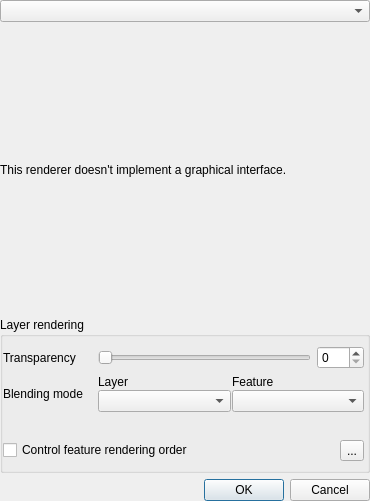
<?xml version="1.0" encoding="UTF-8"?>
<ui version="4.0">
 <class>QgsRendererPropsDialogBase</class>
 <widget class="QDialog" name="QgsRendererPropsDialogBase">
  <property name="geometry">
   <rect>
    <x>0</x>
    <y>0</y>
    <width>370</width>
    <height>501</height>
   </rect>
  </property>
  <property name="windowTitle">
   <string>Renderer settings</string>
  </property>
  <layout class="QVBoxLayout" name="verticalLayout_5">
   <property name="leftMargin">
    <number>0</number>
   </property>
   <property name="topMargin">
    <number>0</number>
   </property>
   <property name="rightMargin">
    <number>0</number>
   </property>
   <property name="bottomMargin">
    <number>0</number>
   </property>
   <item>
    <widget class="QStackedWidget" name="mainStack">
     <widget class="QWidget" name="page">
      <layout class="QVBoxLayout" name="verticalLayout_4">
       <property name="leftMargin">
        <number>0</number>
       </property>
       <property name="topMargin">
        <number>0</number>
       </property>
       <property name="rightMargin">
        <number>0</number>
       </property>
       <property name="bottomMargin">
        <number>0</number>
       </property>
       <item>
        <layout class="QVBoxLayout" name="verticalLayout_2">
         <item>
          <layout class="QHBoxLayout" name="horizontalLayout">
           <item>
            <widget class="QComboBox" name="cboRenderers"/>
           </item>
          </layout>
         </item>
         <item>
          <widget class="QStackedWidget" name="stackedWidget">
           <property name="sizePolicy">
            <sizepolicy hsizetype="Expanding" vsizetype="Preferred">
             <horstretch>4</horstretch>
             <verstretch>0</verstretch>
            </sizepolicy>
           </property>
           <widget class="QWidget" name="pageNoWidget">
            <property name="sizePolicy">
             <sizepolicy hsizetype="Expanding" vsizetype="Preferred">
              <horstretch>0</horstretch>
              <verstretch>0</verstretch>
             </sizepolicy>
            </property>
            <layout class="QVBoxLayout" name="verticalLayout">
             <property name="leftMargin">
              <number>0</number>
             </property>
             <property name="topMargin">
              <number>0</number>
             </property>
             <property name="rightMargin">
              <number>0</number>
             </property>
             <property name="bottomMargin">
              <number>0</number>
             </property>
             <item>
              <widget class="QLabel" name="label">
               <property name="text">
                <string>This renderer doesn't implement a graphical interface.</string>
               </property>
              </widget>
             </item>
            </layout>
           </widget>
          </widget>
         </item>
         <item>
          <widget class="QgsCollapsibleGroupBox" name="mLayerRenderingGroupBox">
           <property name="title">
            <string>Layer rendering</string>
           </property>
           <property name="flat">
            <bool>true</bool>
           </property>
           <property name="checkable">
            <bool>false</bool>
           </property>
           <property name="collapsed" stdset="0">
            <bool>true</bool>
           </property>
           <property name="saveCollapsedState" stdset="0">
            <bool>false</bool>
           </property>
           <layout class="QGridLayout" name="gridLayout">
            <property name="leftMargin">
             <number>0</number>
            </property>
            <property name="rightMargin">
             <number>3</number>
            </property>
            <item row="0" column="1" colspan="3">
             <layout class="QHBoxLayout" name="horizontalLayout_2">
              <item>
               <widget class="QSlider" name="mLayerTransparencySlider">
                <property name="maximum">
                 <number>100</number>
                </property>
                <property name="orientation">
                 <enum>Qt::Horizontal</enum>
                </property>
               </widget>
              </item>
              <item>
               <widget class="QSpinBox" name="mLayerTransparencySpnBx">
                <property name="maximum">
                 <number>100</number>
                </property>
               </widget>
              </item>
             </layout>
            </item>
            <item row="0" column="0">
             <widget class="QLabel" name="lblTransparency">
              <property name="text">
               <string>Transparency</string>
              </property>
             </widget>
            </item>
            <item row="1" column="0">
             <widget class="QLabel" name="lblBlend">
              <property name="text">
               <string>Blending mode</string>
              </property>
             </widget>
            </item>
            <item row="1" column="1" colspan="3">
             <layout class="QGridLayout" name="gridLayout_1">
              <property name="spacing">
               <number>1</number>
              </property>
              <property name="leftMargin">
               <number>0</number>
              </property>
              <property name="rightMargin">
               <number>0</number>
              </property>
              <item row="0" column="0">
               <widget class="QLabel" name="lblLayerBlend">
                <property name="text">
                 <string>Layer</string>
                </property>
               </widget>
              </item>
              <item row="0" column="1">
               <widget class="QLabel" name="lblFeatureBlend">
                <property name="text">
                 <string>Feature</string>
                </property>
               </widget>
              </item>
              <item row="1" column="0">
               <widget class="QgsBlendModeComboBox" name="mBlendModeComboBox">        
                <property name="sizePolicy">
                 <sizepolicy hsizetype="Expanding" vsizetype="Preferred">
                  <horstretch>4</horstretch>
                  <verstretch>0</verstretch>
                 </sizepolicy>
                </property>
               </widget>
              </item>
              <item row="1" column="1">
               <widget class="QgsBlendModeComboBox" name="mFeatureBlendComboBox">
                <property name="sizePolicy">
                 <sizepolicy hsizetype="Expanding" vsizetype="Preferred">
                  <horstretch>4</horstretch>
                  <verstretch>0</verstretch>
                 </sizepolicy>
                </property>
               </widget>
              </item>
             </layout>
            </item>
            <item row="3" column="0" colspan="4">
             <layout class="QHBoxLayout" name="horizontalLayout_3">
              <item>
               <widget class="QCheckBox" name="checkboxEnableOrderBy">
                <property name="text">
                 <string>Control feature rendering order</string>
                </property>
               </widget>
              </item>
              <item>
               <widget class="QToolButton" name="btnOrderBy">
                <property name="icon">
                 <iconset resource="../../images/images.qrc">
                  <normaloff>:/images/themes/default/sort.svg</normaloff>:/images/themes/default/sort.svg</iconset>
                </property>
                <property name="text">
                 <string>...</string>
                </property>
               </widget>
              </item>
             </layout>
            </item>
            <item row="2" column="0" colspan="4">
             <widget class="QgsEffectStackCompactWidget" name="mEffectWidget" native="true">
              <property name="minimumSize">
               <size>
                <width>16</width>
                <height>16</height>
               </size>
              </property>
             </widget>
            </item>
           </layout>
          </widget>
         </item>
         <item>
          <widget class="QDialogButtonBox" name="buttonBox">
           <property name="standardButtons">
            <set>QDialogButtonBox::Cancel|QDialogButtonBox::Ok</set>
           </property>
          </widget>
         </item>
        </layout>
       </item>
      </layout>
     </widget>
    </widget>
   </item>
  </layout>
 </widget>
 <customwidgets>
  <customwidget>
   <class>QgsCollapsibleGroupBox</class>
   <extends>QGroupBox</extends>
   <header>qgscollapsiblegroupbox.h</header>
   <container>1</container>
  </customwidget>
  <customwidget>
   <class>QgsBlendModeComboBox</class>
   <extends>QComboBox</extends>
   <header>qgsblendmodecombobox.h</header>
  </customwidget>
  <customwidget>
   <class>QgsEffectStackCompactWidget</class>
   <extends>QWidget</extends>
   <header>effects/qgseffectstackpropertieswidget.h</header>
   <container>1</container>
  </customwidget>
 </customwidgets>
 <tabstops>
  <tabstop>cboRenderers</tabstop>
  <tabstop>mLayerTransparencySlider</tabstop>
  <tabstop>mLayerTransparencySpnBx</tabstop>
  <tabstop>mBlendModeComboBox</tabstop>
  <tabstop>buttonBox</tabstop>
 </tabstops>
 <resources/>
 <connections/>
</ui>
